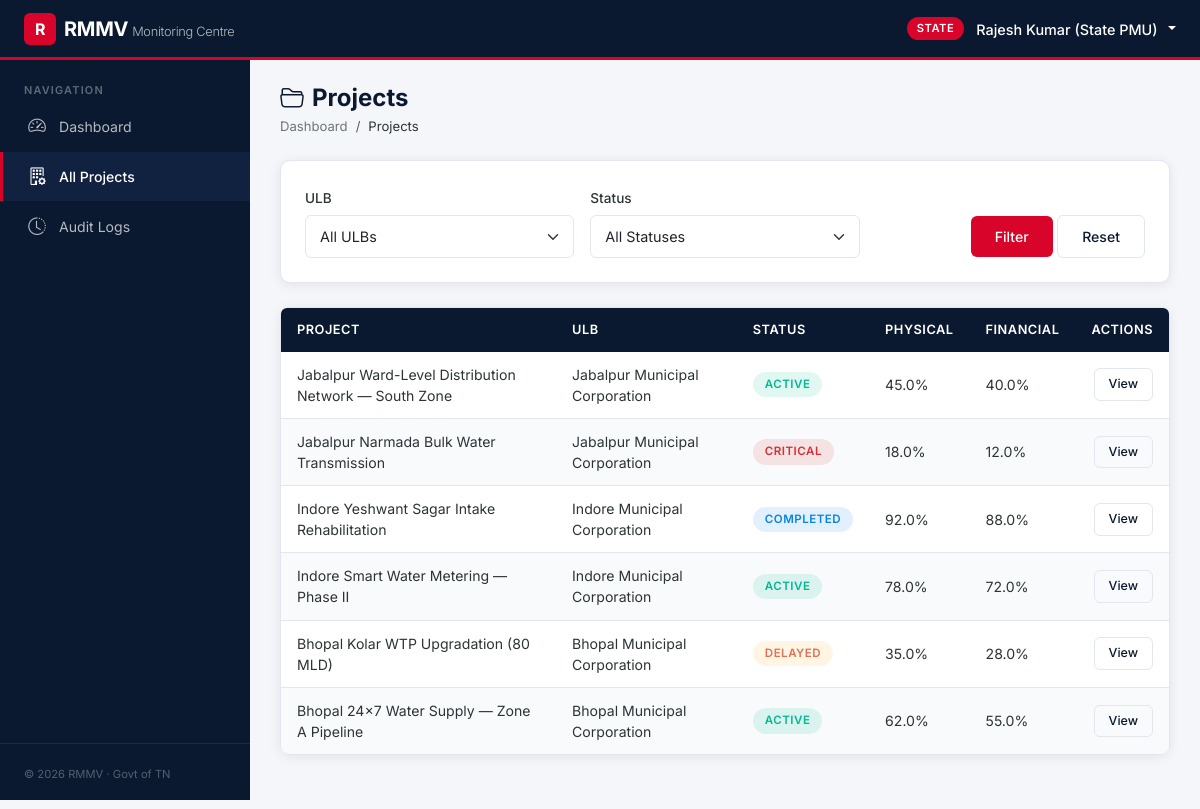
Before: /state/projects (signed in) with the older database file.
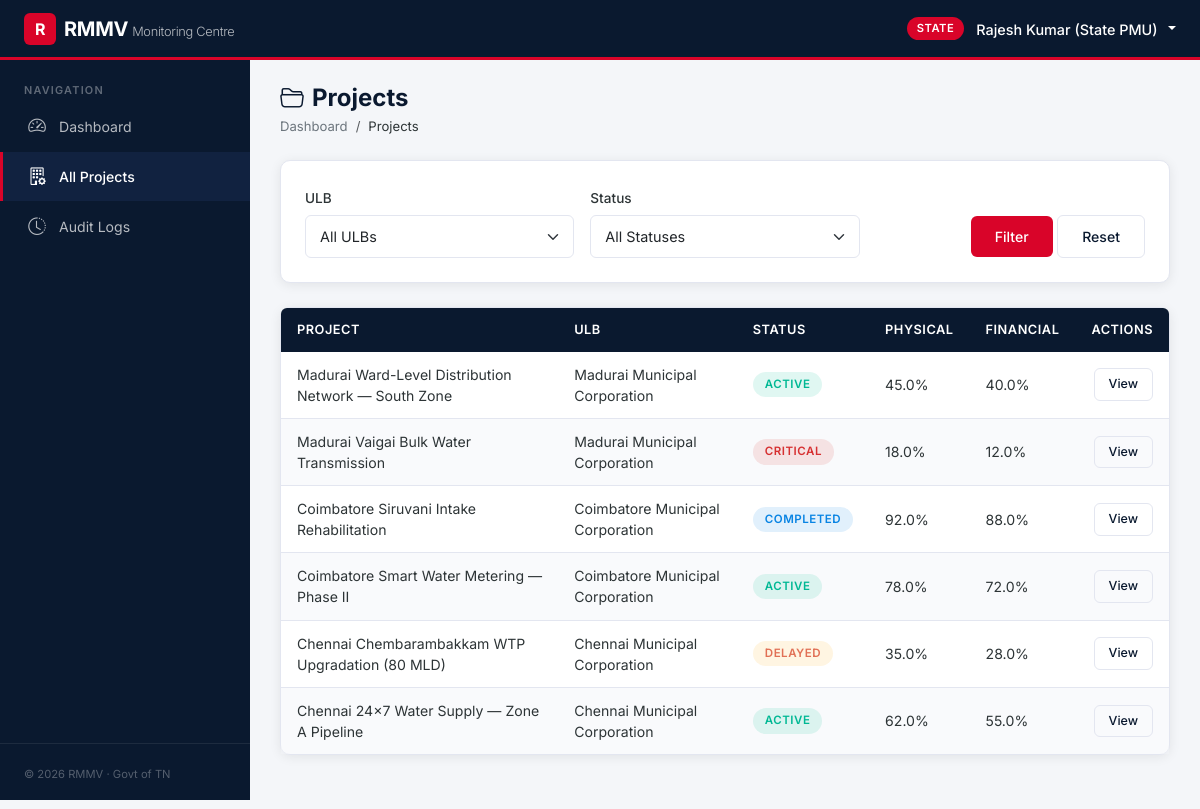
After: the same page with the newer database file.
### database/models.py (models this page shows, shortened)
class User(UserMixin, db.Model):
    __tablename__ = 'users'
    id = db.Column(db.Integer, primary_key=True)
    username = db.Column(db.String(80), unique=True, nullable=False, index=True)
    password_hash = db.Column(db.String(256), nullable=False)
    role = db.Column(db.String(20), nullable=False, default='site')  # state | ulb | site
    ulb_id = db.Column(db.Integer, db.ForeignKey('ulbs.id'), nullable=True)
    name = db.Column(db.String(150), nullable=False, default='')
    email = db.Column(db.String(150), nullable=True)
    is_active = db.Column(db.Boolean, default=True)
    ulb = db.relationship('ULB', back_populates='users')
    site_entries = db.relationship('SiteEntry', foreign_keys='SiteEntry.engineer_id',
                                   back_populates='engineer', lazy='dynamic')
    reviewed_entries = db.relationship('SiteEntry', foreign_keys='SiteEntry.reviewed_by',
                                       back_populates='reviewer', lazy='dynamic')
    audit_logs = db.relationship('AuditLog', back_populates='user', lazy='dynamic')
    uploaded_media = db.relationship('MediaFile', back_populates='uploader', lazy='dynamic')

class Project(db.Model):
    __tablename__ = 'projects'
    id = db.Column(db.Integer, primary_key=True)
    name = db.Column(db.String(300), nullable=False)
    ulb_id = db.Column(db.Integer, db.ForeignKey('ulbs.id'), nullable=False)
    description = db.Column(db.Text, nullable=True)
    cost = db.Column(db.Float, nullable=False, default=0.0)  # in Crores (₹)
    physical_progress = db.Column(db.Float, nullable=False, default=0.0)  # 0–100
    financial_progress = db.Column(db.Float, nullable=False, default=0.0)  # 0–100
    status = db.Column(db.String(20), nullable=False, default='active')  # active | completed | delayed | critical
    latitude = db.Column(db.Float, nullable=True)
    longitude = db.Column(db.Float, nullable=True)
    start_date = db.Column(db.Date, nullable=True)
    target_date = db.Column(db.Date, nullable=True)
    contractor = db.Column(db.String(200), nullable=True)
    ulb = db.relationship('ULB', back_populates='projects')
    activities = db.relationship('Activity', back_populates='project',
                                 lazy='dynamic', cascade='all, delete-orphan')
    entries = db.relationship('SiteEntry', back_populates='project',
                              lazy='dynamic', cascade='all, delete-orphan')
    media_files = db.relationship('MediaFile', back_populates='project',
                                  lazy='dynamic', cascade='all, delete-orphan')

class ULB(db.Model):
    __tablename__ = 'ulbs'
    id = db.Column(db.Integer, primary_key=True)
    name = db.Column(db.String(200), nullable=False, unique=True)
    district = db.Column(db.String(100), nullable=False)
    state = db.Column(db.String(100), nullable=False, default='Madhya Pradesh')
    code = db.Column(db.String(20), nullable=True, unique=True)
    users = db.relationship('User', back_populates='ulb', lazy='dynamic')
    projects = db.relationship('Project', back_populates='ulb', lazy='dynamic')

### dashboards/state.py (the view)
@state_bp.route('/projects')
@login_required
@role_required(['state'])
def projects():
    page = request.args.get('page', 1, type=int)
    per_page = 20
    query = Project.query
    ulb_filter = request.args.get('ulb_id', type=int)
    if ulb_filter:
        query = query.filter(Project.ulb_id == ulb_filter)
    status_filter = request.args.get('status', type=str)
    if status_filter and status_filter in ('active', 'completed', 'delayed', 'critical'):
        query = query.filter(Project.status == status_filter)
    pagination = query.order_by(Project.id.desc()).paginate(
        page=page, per_page=per_page, error_out=False
    )
    ulbs = ULB.query.order_by(ULB.name).all()
    return render_template(
        'state/projects.html',
        projects=pagination.items,
        pagination=pagination,
        ulbs=ulbs,
        selected_ulb=ulb_filter,
        selected_status=status_filter,
    )

### auth/permissions.py (called while the page is built)
def role_required(roles):
    def decorator(func):
        @wraps(func)
        def wrapper(*args, **kwargs):
            if not current_user.is_authenticated:
                abort(403)
            if current_user.role not in roles:
                abort(403)
            return func(*args, **kwargs)
        return wrapper
    return decorator

### templates/state/projects.html (shortened to what this page needs)
{% extends "base.html" %}
{% block content %}
<div class="page-header">
  <h2><i class="bi bi-folder2-open me-2"></i>Projects</h2>
  <nav aria-label="breadcrumb">
    <ol class="breadcrumb">
      <li class="breadcrumb-item"><a href="{{ url_for('state.dashboard') }}">Dashboard</a></li>
      <li class="breadcrumb-item active">Projects</li>
    </ol>
  </nav>
</div>
<div class="card-rmmv mb-4">
  <div class="card-body-rmmv">
    <form method="GET" class="row g-3 align-items-end">
      <div class="col-md-4">
        <label class="form-label" for="filterULB">ULB</label>
        <select id="filterULB" name="ulb_id" class="form-select">
          <option value="">All ULBs</option>
        </select>
      </div>
      <div class="col-md-4">
        <label class="form-label" for="filterStatus">Status</label>
        <select id="filterStatus" name="status" class="form-select">
          <option value="">All Statuses</option>
        </select>
      </div>
      <div class="col-md-4 text-end">
        <button type="submit" class="btn btn-rmmv btn-rmmv-primary">Filter</button>
        <a href="{{ url_for('state.projects') }}" class="btn btn-rmmv btn-rmmv-outline">Reset</a>
      </div>
    </form>
  </div>
</div>
<div class="card-rmmv">
  <div class="card-body-rmmv p-0">
    <div class="table-responsive-rmmv">
      <table class="table-rmmv mb-0">
        <thead>
          <tr>
            <th>Project</th>
            <th>ULB</th>
            <th>Status</th>
            <th>Physical</th>
            <th>Financial</th>
            <th class="text-end">Actions</th>
          </tr>
        </thead>
        <tbody>
          {% for project in projects %}
          <tr>
            <td>{{ project.name }}</td>
            <td>{{ project.ulb.name if project.ulb else '—' }}</td>
            <td><span class="badge-status badge-{{ project.status }}">{{ project.status }}</span></td>
            <td>{{ project.physical_progress or 0 }}%</td>
            <td>{{ project.financial_progress or 0 }}%</td>
            <td class="text-end">
              <a href="{{ url_for('state.project_detail', id=project.id) }}" class="btn btn-sm btn-rmmv btn-rmmv-outline">
                View
              </a>
            </td>
          </tr>
          {% else %}
          <tr>
            <td colspan="6" class="text-center py-4">
              No projects found for the selected criteria.
            </td>
          </tr>
          {% endfor %}
        </tbody>
      </table>
    </div>
  </div>
</div>
{% endblock %}

### templates/base.html (shortened to what this page needs)
<!DOCTYPE html>
<html lang="en">
<head>
  <link href="https://cdn.jsdelivr.net/npm/bootstrap@5.3.3/dist/css/bootstrap.min.css" rel="stylesheet">
  <link href="https://cdn.jsdelivr.net/npm/bootstrap-icons@1.11.3/font/bootstrap-icons.min.css" rel="stylesheet">
  <link href="https://unpkg.com/leaflet@1.9.4/dist/leaflet.css" rel="stylesheet">
  <link href="{{ url_for('static', filename='css/custom.css') }}" rel="stylesheet">
</head>
<body>
  {% if current_user.is_authenticated %}
  <nav class="rmmv-navbar">
    <div class="d-flex align-items-center">
      <a href="
        {% if current_user.role == 'state' %}{{ url_for('state.dashboard') }}
        {% elif current_user.role == 'ulb' %}{{ url_for('ulb.dashboard') }}
        {% else %}{{ url_for('site.dashboard') }}{% endif %}
      " class="navbar-brand">
        <span class="brand-icon">R</span>
        <span>RMMV<span class="brand-sub">Monitoring Centre</span></span>
      </a>
    </div>
    <div class="navbar-user dropdown">
      <span class="role-badge role-{{ current_user.role }}">{{ current_user.role | upper }}</span>
      <a href="#" class="dropdown-toggle text-white text-decoration-none" id="userDropdown"
         data-bs-toggle="dropdown" aria-expanded="false">
        <span class="user-name">{{ current_user.name or current_user.username }}</span>
      </a>
    </div>
  </nav>
  <aside class="rmmv-sidebar" id="sidebar">
    <span class="nav-section-label">Navigation</span>
    <ul class="sidebar-nav">
      {% if current_user.role == 'state' %}
      <li class="nav-item">
        <a class="nav-link {% if request.endpoint == 'state.dashboard' %}active{% endif %}"
           href="{{ url_for('state.dashboard') }}">
          <i class="bi bi-speedometer2"></i> Dashboard
        </a>
      </li>
      <li class="nav-item">
        <a class="nav-link {% if request.endpoint in ['state.projects', 'state.project_detail'] %}active{% endif %}"
           href="{{ url_for('state.projects') }}">
          <i class="bi bi-building-gear"></i> All Projects
        </a>
      </li>
      <li class="nav-item">
        <a class="nav-link {% if request.endpoint == 'state.audit_logs' %}active{% endif %}"
           href="{{ url_for('state.audit_logs') }}">
          <i class="bi bi-clock-history"></i> Audit Logs
        </a>
      </li>
      {% endif %}
    </ul>
    <div class="sidebar-footer">
      <small>&copy; 2026 RMMV &middot; Govt of TN</small>
    </div>
  </aside>
  <main class="rmmv-main animate-fade-in">
  {% endif %}
    {% block content %}{% endblock %}
  {% if current_user.is_authenticated %}
  </main>
  {% endif %}
</body>
</html>

Changed rows visible on the page:
changed Project: name "Jabalpur Ward-Level Distribution Network — South Zone" → "Madurai Ward-Level Distribution Network — South Zone"; ulb "Jabalpur Municipal Corporation" → "Madurai Municipal Corporation"
changed Project "CRITICAL": name "Jabalpur Narmada Bulk Water Transmission" → "Madurai Vaigai Bulk Water Transmission"; ulb "Jabalpur Municipal Corporation" → "Madurai Municipal Corporation"
changed Project "COMPLETED": name "Indore Yeshwant Sagar Intake Rehabilitation" → "Coimbatore Siruvani Intake Rehabilitation"; ulb "Indore Municipal Corporation" → "Coimbatore Municipal Corporation"
changed Project: name "Indore Smart Water Metering — Phase II" → "Coimbatore Smart Water Metering — Phase II"; ulb "Indore Municipal Corporation" → "Coimbatore Municipal Corporation"
changed Project "DELAYED": name "Bhopal Kolar WTP Upgradation (80 MLD)" → "Chennai Chembarambakkam WTP Upgradation (80 MLD)"; ulb "Bhopal Municipal Corporation" → "Chennai Municipal Corporation"
changed Project: name "Bhopal 24×7 Water Supply — Zone A Pipeline" → "Chennai 24×7 Water Supply — Zone A Pipeline"; ulb "Bhopal Municipal Corporation" → "Chennai Municipal Corporation"
